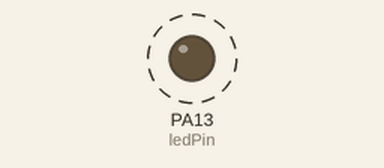
This sketch was run on a simulated STM32 Blue Pill. Parts: output pins drawn as LEDs (lit = HIGH). Dashed ring = blinking.

Above: at 0.5 s.
Timing chart, 0 to 4.6 s (numbered marks = the images above):
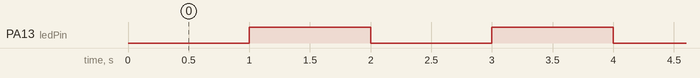

The sketch:

led_Blink02.ino
```cpp
/**************************************************************************
   #define NANO
   #define BLUEPILL
   #define NODEMCU

   #ifdef NANO
       #define Pins and Funcs()
       #include <aaa.h>
   #elif defined BLUEPILL
       #define Pins and Funcs()
       #include <bbb.h>
   #else                   //NODEMCU
       #define Pins and Funcs()
       #include <ccc.h>
   #endif
***************************************************************************
   Adruino : 1~13, A0~A7(A0=14, A1=15, A2=16, A3=17, A4=18, A5=19, A6=20,
             A7=21)
   STM32   : PA0~PA15(0~15), PB0~PB15(16~31), PC13~PC15(32~34)
   ESP8266 : D0~D10(D0=16, D1=5, D2=4, D3=0, D4=2, D5=14, D6=12, D7=13,
             D8=15, D9=3, D10=1)
**************************************************************************/
#define NANO        // NANO 보드인 경우 define
//#define BLUEPILL  // BLUEPILL 보드인 경우 define
//#define NODEMCU   // NODEMCU 보드인 경우 define

#ifdef NANO             // NANO 보드인 경우
#define ledPin 13       // ledPin을 13핀 으로 정의한다
#elif defined BLUEPILL  // BLUEPILL 보드인 경우
#define ledPin PC13     // ledPin을 PC13핀 으로 정의한다
#else                   // NANO, BLUEPILL도 아닌 경우(NODEMCU인 경우)
#define ledPin D4       // ledPin을 D4핀 으로 정의한다
#endif

int ledState = LOW;     // 정수변수 ledState를 LOW(0)로 정의

// 최초 한번만 실행
void setup()
{
    pinMode(ledPin, OUTPUT); // ledPin핀을 출력으로 정의
}

// 무한 반복 실행(실질적 작동단계)
void loop()
{
    digitalWrite(ledPin, ledState); // ledPin핀에 ledState 출력
    delay(1000);                    // 1000ms(1초) 지연(유지)
    ledState = !ledState;           // ledState상태 값 반전(!:Logic Not)
}
```

Measured:
- by itself, PA13 (ledPin): alternates HIGH for 1.0 s and LOW for 1.0 s
